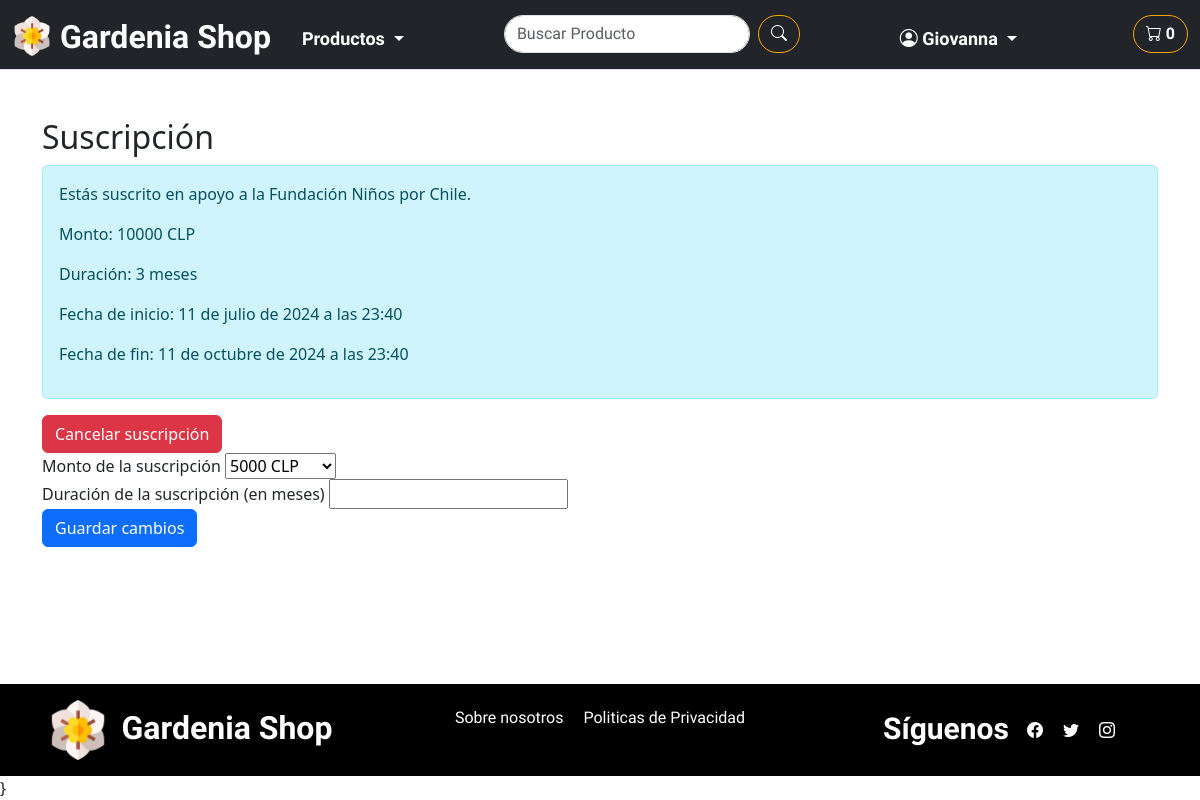
/shopWeb/profile/suscripcion/ (signed in), run on an earlier commit of the app's database.
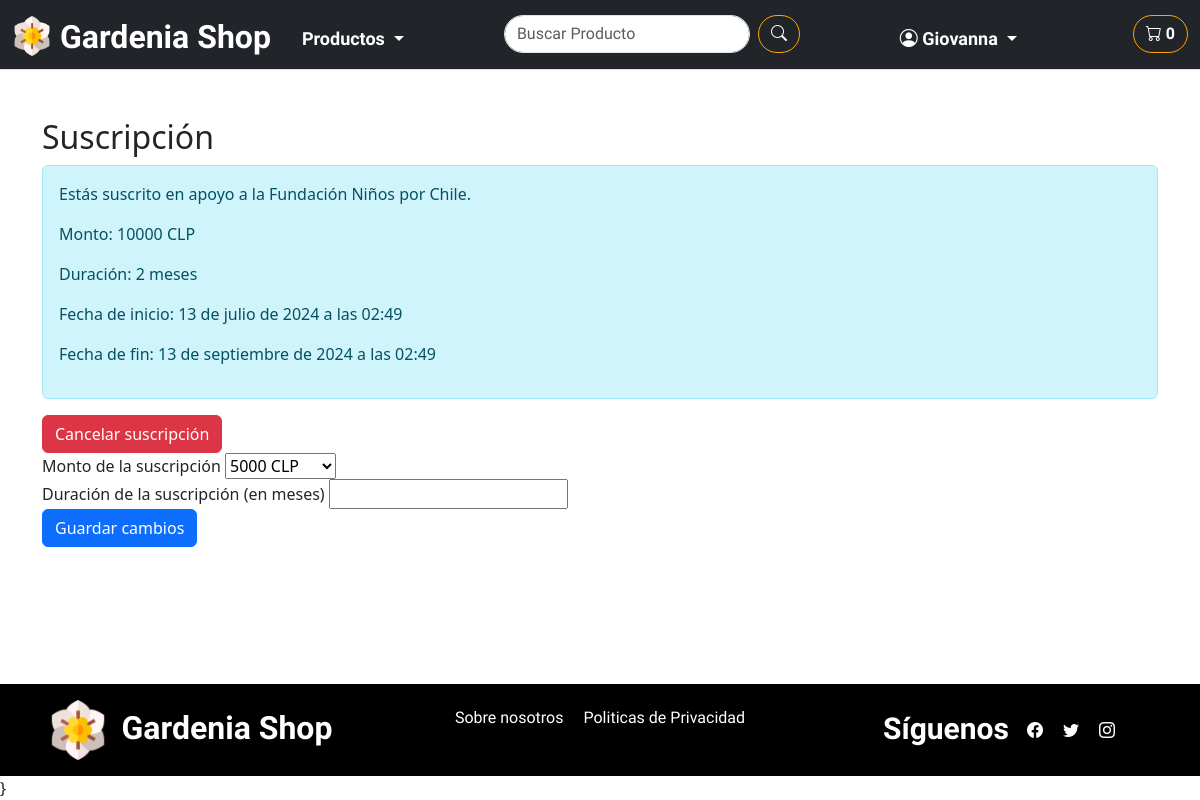
And on a later commit of the database.
### shopWeb/models.py (models this page shows, shortened)
class Suscripcion(models.Model):
    user = models.ForeignKey(User, on_delete=models.CASCADE)
    monto = models.DecimalField(max_digits=10, decimal_places=0, null=True, blank=True)
    duracion = models.IntegerField()  # Duración en meses
    fecha_inicio = models.DateTimeField(auto_now_add=True)
    fecha_fin = models.DateTimeField(null=True, blank=True)
    activa = models.BooleanField(default=False)
    MONTOS_OPCIONES = (
        (5000, '5000 pesos'),
        (10000, '10000 pesos'),
        (15000, '15000 pesos'),
        ('otro', 'Otro monto'),
    )

### shopWeb/views.py (the view)
# urls.py: path('profile/suscripcion/', views.suscripcion, name='suscripcion'),
@login_required
def suscripcion(request):
    usuario = request.user
    suscripcion_actual = Suscripcion.objects.filter(user=usuario).first()
    if suscripcion_actual:
        print("ACTIVA:", suscripcion_actual.activa)
    else:
        print("No hay suscripción activa")
    if request.method == 'POST':
        form = SuscripcionForm(request.POST)
        if form.is_valid():
            monto_donacion = form.cleaned_data.get('monto_elegido')
            duracion_suscripcion = form.cleaned_data.get('duracion')
            monto_otro = form.cleaned_data.get('monto_otro')
            if monto_donacion == 'otro':
                monto_donacion = monto_otro
            if suscripcion_actual :
                suscripcion_actual.monto = monto_donacion
                suscripcion_actual.duracion = duracion_suscripcion
                suscripcion_actual.activa = True  # Asegurarse de establecer el valor activa
                suscripcion_actual.fecha_inicio = timezone.now()  # Actualiza la fecha de inicio
                suscripcion_actual.save()
            else:
                suscripcion_nueva = Suscripcion(
                    user=usuario,
                    monto=monto_donacion,
                    duracion=duracion_suscripcion,
                    activa=True
                )
                suscripcion_nueva.save()
            messages.success(request, 'Suscripción actualizada correctamente.')
            return redirect('suscripcion')
    else:
        form = SuscripcionForm()
    context = {
        'suscripcion': suscripcion_actual,
        'form': form
    }
    return render(request, 'shopWeb/perfil_cliente/suscripcion.html', context)

### shopWeb/forms.py (shortened to what this page needs)
class SuscripcionForm(forms.Form):
    MONTO_CHOICES = [
        (5000, '5000 CLP'),
        (10000, '10000 CLP'),
        (15000, '15000 CLP'),
        ('otro', 'Otro monto'),
    ]
    monto_elegido = forms.ChoiceField(choices=MONTO_CHOICES, required=True)
    monto_otro = forms.IntegerField(required=False, min_value=5000)
    duracion = forms.IntegerField(required=True, min_value=1, label="Duración (meses)")

### shopWeb/templates/shopWeb/perfil_cliente/suscripcion.html (shortened to what this page needs)
{% extends 'shopWeb/layouts/base.html' %}
{% block content %}
<div class="container mt-5">
    <h2>Suscripción</h2>
    {% if suscripcion %}
        {% if suscripcion.activa %}
        <div class="alert alert-info">
            <p>Estás suscrito en apoyo a la Fundación Niños por Chile.</p>
            <p>Monto: {{ suscripcion.monto }} CLP</p>
            <p>Duración: {{ suscripcion.duracion }} meses</p>
            <p>Fecha de inicio: {{ suscripcion.fecha_inicio }}</p>
            {% if suscripcion.fecha_fin %}
            <p>Fecha de fin: {{ suscripcion.fecha_fin }}</p>
            {% else %}
            <p>Fecha de fin: No definida</p>
            {% endif %}
        </div>
        <form method="post" action="{% url 'cancelar_suscripcion' %}" class="mt-3" onsubmit="return confirmCancel();">
            <button type="submit" class="btn btn-danger">Cancelar suscripción</button>
        </form>
        {% endif %}
    {% else %}
    <div class="alert alert-info">
        <p>Aún no tienes una suscripción activa. Apoya a la Fundación Niños por Chile suscribiéndote a continuación.</p>
    </div>
    {% endif %}
    <form method="post">
        <div class="form-group">
            <label for="id_monto_elegido">Monto de la suscripción</label>
            {{ form.monto_elegido }}
        </div>
        <div class="form-group">
            <label for="id_duracion">Duración de la suscripción (en meses)</label>
            {{ form.duracion }}
        </div>
        <button type="submit" class="btn btn-primary">Guardar cambios</button>
    </form>
</div>
{% endblock %}

What changed in the data, as far as the page shows it:
changed Suscripcion: duracion "3" → "2"; fecha_inicio "11 de julio de 2024 a las 23:40" → "13 de julio de 2024 a las 02:49"; fecha_fin "11 de octubre de 2024 a las 23:40" → "13 de septiembre de 2024 a las 02:49"
